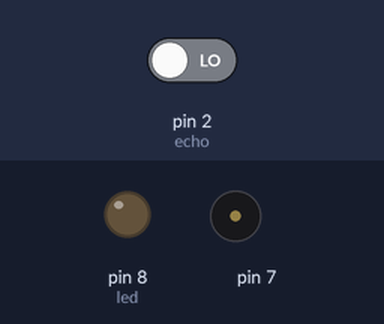
Bench run of a sketch on a simulated Arduino Uno, built with avr-gcc and run on an emulated ATmega328P. On the bench: output pins drawn as LEDs (lit = HIGH), buzzer (waves = sounding). The test bench sets the inputs (shaded band); at power-on: pin 2 (echo) LOW. Pins used as bus, display or sensor lines are not drawn; what the sketch prints to the serial monitor is not drawn.

Above: at 0.1 s.
At 1.1 s:
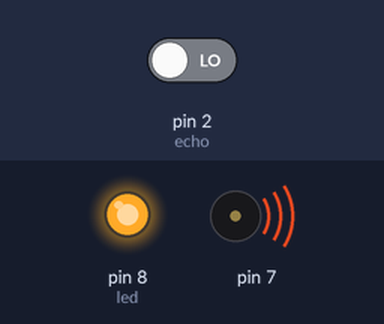
Timing chart, 0 to 2.6 s (numbered marks = the images above):
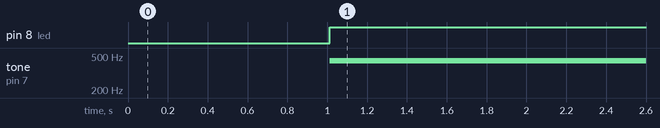

Measured:
- by itself, pin 8 (led): LOW → HIGH at 1.0 s
- by itself, tone on pin 7: silent → 440 Hz at 1.0 s

The sketch:

CuentaAutos.ino
```cpp
#include<EasyBuzzer.h>;

int led=8;
int trigger=3;
int echo=2;
int tiempo=0;
int distancia=0;
int contador=0;
bool detectSomething = false;

void setup() {
  Serial.begin(9600);
  pinMode(led,OUTPUT);
  pinMode(trigger,OUTPUT);
  pinMode(echo,INPUT);
  EasyBuzzer.setPin(7);
}

void loop() {
  digitalWrite(trigger,LOW);
  delay(2);
  digitalWrite(trigger,HIGH);
  delay(10);
  digitalWrite(trigger,LOW);
  tiempo=pulseIn(echo,HIGH);
  distancia=(tiempo/2)/29;
//  Serial.println(distancia);
  if(distancia<50){
    digitalWrite(led,HIGH);
    EasyBuzzer.singleBeep(440, 500);
    delay(1000);
  }else{
    digitalWrite(led,LOW);
    contador=contador;
    detectSomething = false;
  }
  if(digitalRead(led)==HIGH && !detectSomething)
  {
    contador++;
    delay(300);
    detectSomething=true;
  }
  Serial.println(contador);
  Serial.print(" ");
  Serial.print(distancia);
  Serial.print(" cm ");

}
```
